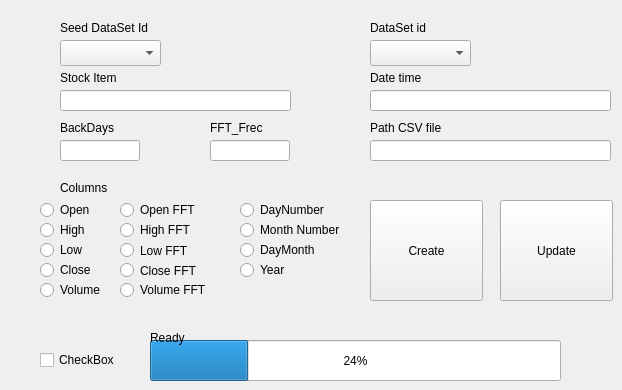
    <widget class="QWidget" name="Data_Manager_tab">
     <attribute name="title">
      <string>Data manager</string>
     </attribute>
     <widget class="QLabel" name="DaMa_lbl_Seed_DataSet">
      <property name="geometry">
       <rect>
        <x>60</x>
        <y>20</y>
        <width>201</width>
        <height>16</height>
       </rect>
      </property>
      <property name="text">
       <string>Seed DataSet Id</string>
      </property>
     </widget>
     <widget class="QPushButton" name="DaMa_btn_Update">
      <property name="geometry">
       <rect>
        <x>500</x>
        <y>200</y>
        <width>113</width>
        <height>101</height>
       </rect>
      </property>
      <property name="text">
       <string>Update</string>
      </property>
     </widget>
     <widget class="QProgressBar" name="DaMa_LoadBar_Progres">
      <property name="geometry">
       <rect>
        <x>150</x>
        <y>340</y>
        <width>411</width>
        <height>41</height>
       </rect>
      </property>
      <property name="value">
       <number>24</number>
      </property>
     </widget>
     <widget class="QLabel" name="DaMa_Lbl_Progres">
      <property name="geometry">
       <rect>
        <x>150</x>
        <y>330</y>
        <width>291</width>
        <height>16</height>
       </rect>
      </property>
      <property name="text">
       <string>Ready</string>
      </property>
     </widget>
     <widget class="QComboBox" name="DaMa_ComBox_Seed_DataSet">
      <property name="geometry">
       <rect>
        <x>60</x>
        <y>40</y>
        <width>101</width>
        <height>26</height>
       </rect>
      </property>
     </widget>
     <widget class="QLabel" name="DaMa_lbl_DataSetId">
      <property name="geometry">
       <rect>
        <x>370</x>
        <y>20</y>
        <width>91</width>
        <height>16</height>
       </rect>
      </property>
      <property name="text">
       <string>DataSet id</string>
      </property>
     </widget>
     <widget class="QComboBox" name="DaMa_ComBox_DataSet_Id">
      <property name="geometry">
       <rect>
        <x>370</x>
        <y>40</y>
        <width>101</width>
        <height>26</height>
       </rect>
      </property>
     </widget>
     <widget class="QPushButton" name="DaMa_btn_Create">
      <property name="geometry">
       <rect>
        <x>370</x>
        <y>200</y>
        <width>113</width>
        <height>101</height>
       </rect>
      </property>
      <property name="text">
       <string>Create</string>
      </property>
     </widget>
     <widget class="QLineEdit" name="DaMa_txtLine_Stock_Item">
      <property name="geometry">
       <rect>
        <x>60</x>
        <y>90</y>
        <width>231</width>
        <height>21</height>
       </rect>
      </property>
     </widget>
     <widget class="QLineEdit" name="DaMa_txtLine_BackDay">
      <property name="geometry">
       <rect>
        <x>60</x>
        <y>140</y>
        <width>80</width>
        <height>21</height>
       </rect>
      </property>
     </widget>
     <widget class="QLabel" name="DaMa_lbl_Stock_Item">
      <property name="geometry">
       <rect>
        <x>60</x>
        <y>70</y>
        <width>201</width>
        <height>16</height>
       </rect>
      </property>
      <property name="text">
       <string>Stock Item</string>
      </property>
     </widget>
     <widget class="QLineEdit" name="DaMa_txtLine_DateTime">
      <property name="geometry">
       <rect>
        <x>370</x>
        <y>90</y>
        <width>241</width>
        <height>21</height>
       </rect>
      </property>
     </widget>
     <widget class="QLineEdit" name="DaMa_txtLine_PathCSV_File">
      <property name="geometry">
       <rect>
        <x>370</x>
        <y>140</y>
        <width>241</width>
        <height>21</height>
       </rect>
      </property>
     </widget>
     <widget class="QLabel" name="DaMa_lbl_DateTime">
      <property name="geometry">
       <rect>
        <x>370</x>
        <y>70</y>
        <width>201</width>
        <height>16</height>
       </rect>
      </property>
      <property name="text">
       <string>Date time</string>
      </property>
     </widget>
     <widget class="QLabel" name="DaMa_lbl_BackDays">
      <property name="geometry">
       <rect>
        <x>60</x>
        <y>120</y>
        <width>80</width>
        <height>16</height>
       </rect>
      </property>
      <property name="text">
       <string>BackDays</string>
      </property>
     </widget>
     <widget class="QLabel" name="DaMa_lbl_PathCSVFile">
      <property name="geometry">
       <rect>
        <x>370</x>
        <y>120</y>
        <width>201</width>
        <height>16</height>
       </rect>
      </property>
      <property name="text">
       <string>Path CSV file</string>
      </property>
     </widget>
     <widget class="QRadioButton" name="DaMa_radioBtn_Open">
      <property name="geometry">
       <rect>
        <x>40</x>
        <y>200</y>
        <width>100</width>
        <height>20</height>
       </rect>
      </property>
      <property name="text">
       <string>Open</string>
      </property>
     </widget>
     <widget class="QLabel" name="DaMa_lbl_Columns">
      <property name="geometry">
       <rect>
        <x>60</x>
        <y>180</y>
        <width>201</width>
        <height>16</height>
       </rect>
      </property>
      <property name="text">
       <string>Columns</string>
      </property>
     </widget>
     <widget class="QRadioButton" name="DaMa_radioBtn_high">
      <property name="geometry">
       <rect>
        <x>40</x>
        <y>220</y>
        <width>100</width>
        <height>20</height>
       </rect>
      </property>
      <property name="text">
       <string>High</string>
      </property>
     </widget>
     <widget class="QRadioButton" name="DaMa_radioBtn_Low">
      <property name="geometry">
       <rect>
        <x>40</x>
        <y>240</y>
        <width>100</width>
        <height>20</height>
       </rect>
      </property>
      <property name="text">
       <string>Low</string>
      </property>
     </widget>
     <widget class="QRadioButton" name="DaMa_radioBtn_Close">
      <property name="geometry">
       <rect>
        <x>40</x>
        <y>260</y>
        <width>100</width>
        <height>20</height>
       </rect>
      </property>
      <property name="text">
       <string>Close</string>
      </property>
     </widget>
     <widget class="QRadioButton" name="DaMa_radioBtn_DayNumber">
      <property name="geometry">
       <rect>
        <x>240</x>
        <y>200</y>
        <width>100</width>
        <height>20</height>
       </rect>
      </property>
      <property name="text">
       <string>DayNumber</string>
      </property>
     </widget>
     <widget class="QRadioButton" name="DaMa_radioBtn_Open_FFT">
      <property name="geometry">
       <rect>
        <x>120</x>
        <y>200</y>
        <width>100</width>
        <height>20</height>
       </rect>
      </property>
      <property name="text">
       <string>Open FFT</string>
      </property>
     </widget>
     <widget class="QRadioButton" name="DaMa_radioBtn_HighFFT">
      <property name="geometry">
       <rect>
        <x>120</x>
        <y>220</y>
        <width>100</width>
        <height>20</height>
       </rect>
      </property>
      <property name="text">
       <string>High FFT</string>
      </property>
     </widget>
     <widget class="QRadioButton" name="DaMa_radioBtn_Low_FFT">
      <property name="geometry">
       <rect>
        <x>120</x>
        <y>240</y>
        <width>100</width>
        <height>21</height>
       </rect>
      </property>
      <property name="text">
       <string>Low FFT</string>
      </property>
     </widget>
     <widget class="QRadioButton" name="DaMa_radioBtn_Close_FFT">
      <property name="geometry">
       <rect>
        <x>120</x>
        <y>260</y>
        <width>100</width>
        <height>21</height>
       </rect>
      </property>
      <property name="text">
       <string>Close FFT</string>
      </property>
     </widget>
     <widget class="QRadioButton" name="DaMa_radioBtn_Month_Number">
      <property name="geometry">
       <rect>
        <x>240</x>
        <y>220</y>
        <width>111</width>
        <height>20</height>
       </rect>
      </property>
      <property name="text">
       <string>Month Number</string>
      </property>
     </widget>
     <widget class="QRadioButton" name="DaMa_radioBtn_DayMonth">
      <property name="geometry">
       <rect>
        <x>240</x>
        <y>240</y>
        <width>100</width>
        <height>20</height>
       </rect>
      </property>
      <property name="text">
       <string>DayMonth</string>
      </property>
     </widget>
     <widget class="QRadioButton" name="DaMa_radioBtn_Year">
      <property name="geometry">
       <rect>
        <x>240</x>
        <y>260</y>
        <width>100</width>
        <height>20</height>
       </rect>
      </property>
      <property name="text">
       <string>Year</string>
      </property>
     </widget>
     <widget class="QRadioButton" name="DaMa_radioBtn_Volume">
      <property name="geometry">
       <rect>
        <x>40</x>
        <y>280</y>
        <width>100</width>
        <height>20</height>
       </rect>
      </property>
      <property name="text">
       <string>Volume</string>
      </property>
     </widget>
     <widget class="QRadioButton" name="DaMa_radioBtn_Volume_FFT">
      <property name="geometry">
       <rect>
        <x>120</x>
        <y>280</y>
        <width>100</width>
        <height>20</height>
       </rect>
      </property>
      <property name="text">
       <string>Volume FFT</string>
      </property>
     </widget>
     <widget class="QLineEdit" name="DaMa_txtLine_FFT_Frec">
      <property name="geometry">
       <rect>
        <x>210</x>
        <y>140</y>
        <width>80</width>
        <height>21</height>
       </rect>
      </property>
     </widget>
     <widget class="QLabel" name="DaMa_lbl_FFT_Frec">
      <property name="geometry">
       <rect>
        <x>210</x>
        <y>120</y>
        <width>80</width>
        <height>16</height>
       </rect>
      </property>
      <property name="text">
       <string>FFT_Frec</string>
      </property>
     </widget>
     <widget class="QCheckBox" name="checkBox">
      <property name="geometry">
       <rect>
        <x>40</x>
        <y>350</y>
        <width>87</width>
        <height>20</height>
       </rect>
      </property>
      <property name="text">
       <string>CheckBox</string>
      </property>
     </widget>
    </widget>
